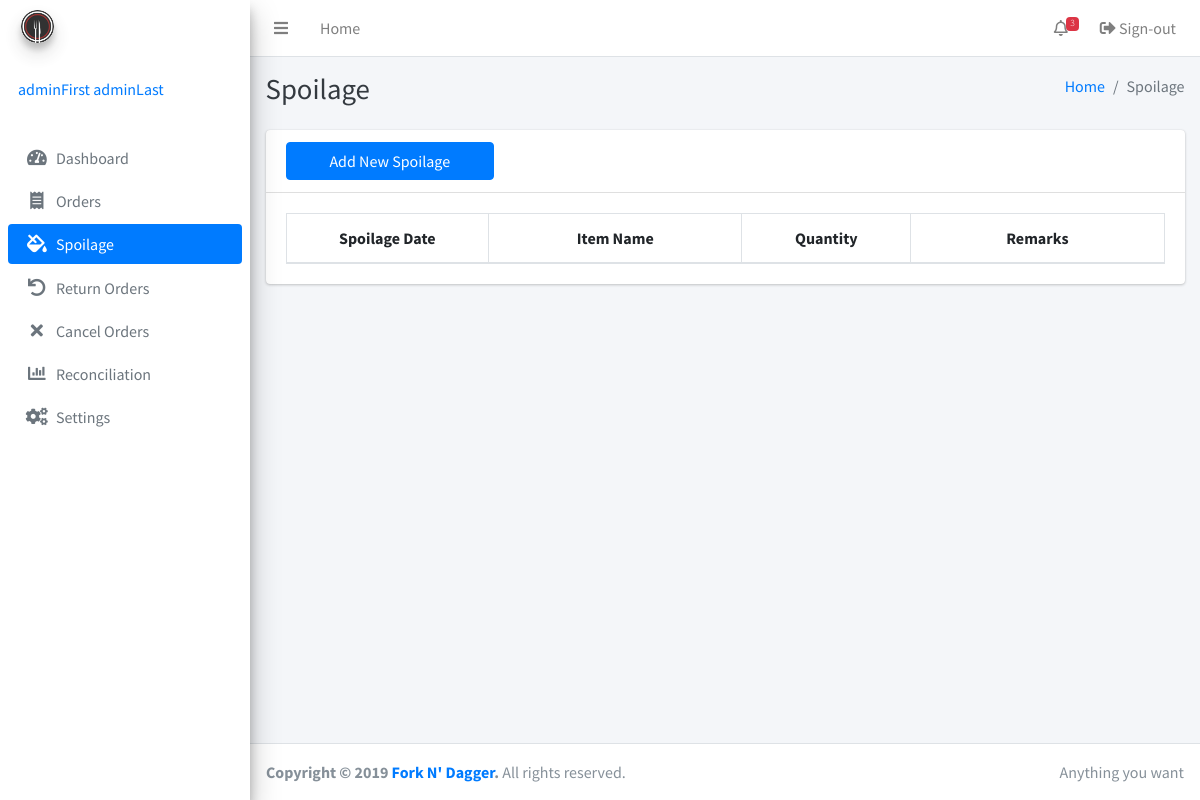
The page /spoilage.php (signed in) on the database as committed earlier.
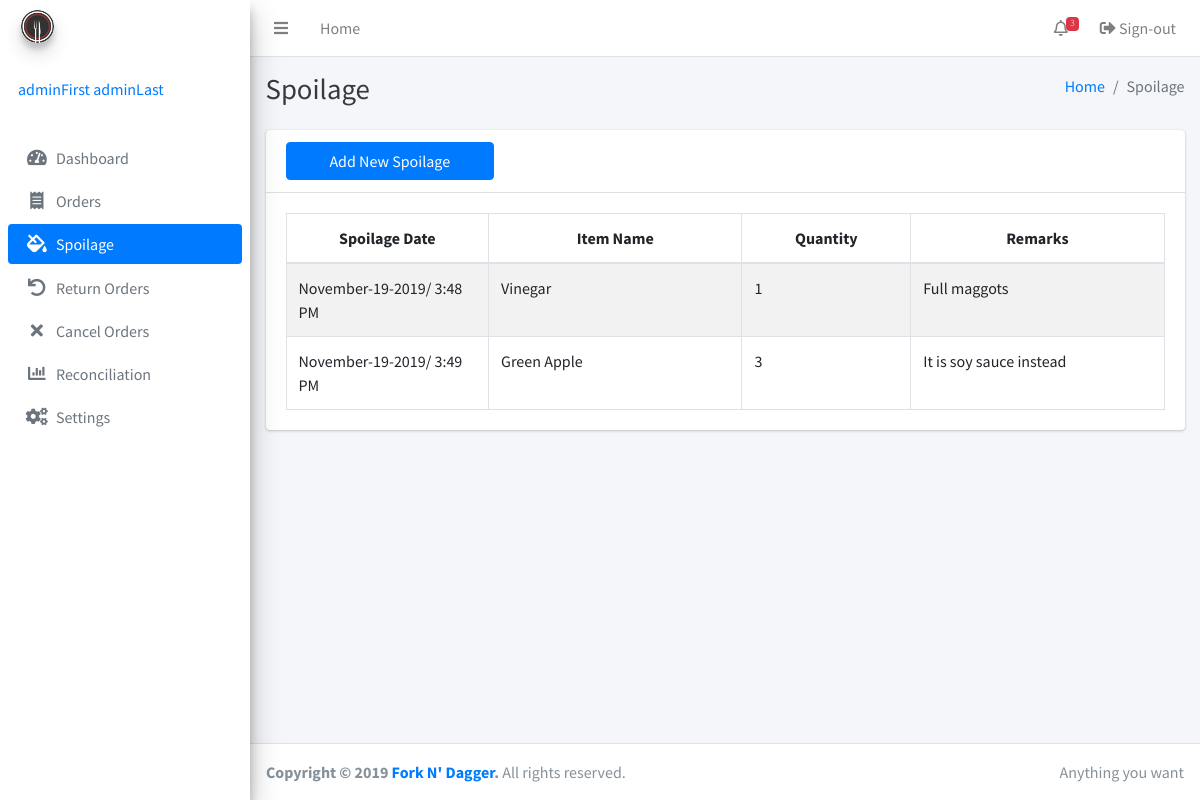
The same page on the database as committed later.
### tables this page shows
CREATE TABLE IF NOT EXISTS `returns` (
  `return_id` bigint(255) NOT NULL AUTO_INCREMENT,
  `inventory_id` bigint(255) DEFAULT NULL,
  `menu_id` bigint(255) DEFAULT NULL,
  `return_type` enum('spoilage','cancel','return') DEFAULT NULL,
  `return_date` timestamp(6) NULL DEFAULT NULL,
  `return_qty` bigint(255) DEFAULT NULL,
  `remarks` varchar(255) DEFAULT NULL,
  PRIMARY KEY (`return_id`)
);

CREATE TABLE IF NOT EXISTS `inventory` (
  `id` bigint(255) NOT NULL AUTO_INCREMENT,
  `itemname` varchar(255) NOT NULL,
  `description` varchar(255) NOT NULL,
  `quantity` decimal(65,2) UNSIGNED NOT NULL,
  `lowquantity` decimal(65,2) DEFAULT NULL,
  `categoryID` int(255) DEFAULT NULL,
  `unitID` int(255) DEFAULT NULL,
  `timestamp` timestamp(6) NOT NULL,
  `adminID` int(255) NOT NULL,
  PRIMARY KEY (`id`)
);

### spoilage.php (the view, shortened to what this page needs)
<?php include 'inc/session.php'; ?>
<?php include 'inc/header.php'; ?>
<body class="hold-transition sidebar-mini">
<div class="wrapper">
<?php
include 'inc/navbar.php'; ?>
  <div class="content-wrapper">
    <div class="content-header">
      <div class="container-fluid">
        <div class="row mb-2">
          <div class="col-sm-6">
            <h1 class="m-0 text-dark">Spoilage</h1>
          </div>
          <div class="col-sm-6">
            <ol class="breadcrumb float-sm-right">
              <li class="breadcrumb-item"><a href="#">Home</a></li>
              <li class="breadcrumb-item active">Spoilage</li>
            </ol>
          </div>
        </div>
      </div>
    </div>
    <div class="content">
      <div class="container-fluid">
        <div class="row">
          <div class="col-12">
            <div class="card">
              <div class="card-header">
                <div class="row">
                  <div class="col-3">
                  <button type="button" class="btn btn-block btn-primary" data-toggle="modal" data-target="#spoilage">Add New Spoilage</button>
                  </div>
                </div>
              </div>
              <div class="card-body">
                <table class="table table-bordered table-striped display">
                  <thead>
                  <tr align="center">
                    <th width="120">Spoilage Date</th>
                    <th width="150">Item Name</th>
                    <th width="100">Quantity</th>
                    <th width="150">Remarks</th>
                  </tr>
                  </thead>
                  <tbody>
                  <?php
                  $getAllSpoilage = mysqli_query($conn, "SELECT * FROM forkndagger.returns
                  JOIN inventory ON inventory_id = inventory.id");
                  while($row = mysqli_fetch_assoc($getAllSpoilage)) {
                  ?>
                    <tr>
                      <td><?php echo date('F-j-Y/ g:i A',strtotime($row['return_date']));  ?></td>
                      <td><?php echo ucwords($row['itemname']); ?></td>
                      <td><?php echo (-1 * $row['return_qty']); ?></td>
                      <td><?php echo ucfirst($row['remarks']); ?></td>
                    </tr>
                  <?php
                  }
                  ?>
                  </tbody>
                </table>
              </div>
            </div>
          </div>
        </div>
      </div>
    </div>
  </div>
  <?php include 'inc/footer.php'; ?>
</div>
</body>
</html>

Rows that differ between the two databases and show on the page:
added returns: return_date "November-19-2019/ 3:48 PM", inventory.itemname "Vinegar", -1*$row['return_qty'] "1", remarks "Full maggots"
added returns: return_date "November-19-2019/ 3:49 PM", inventory.itemname "Green Apple", -1*$row['return_qty'] "3", remarks "It is soy sauce instead"
